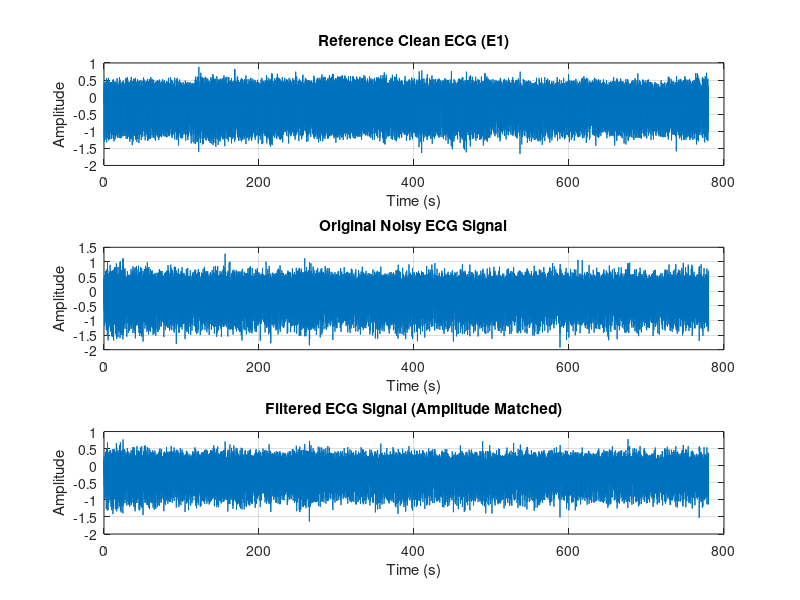
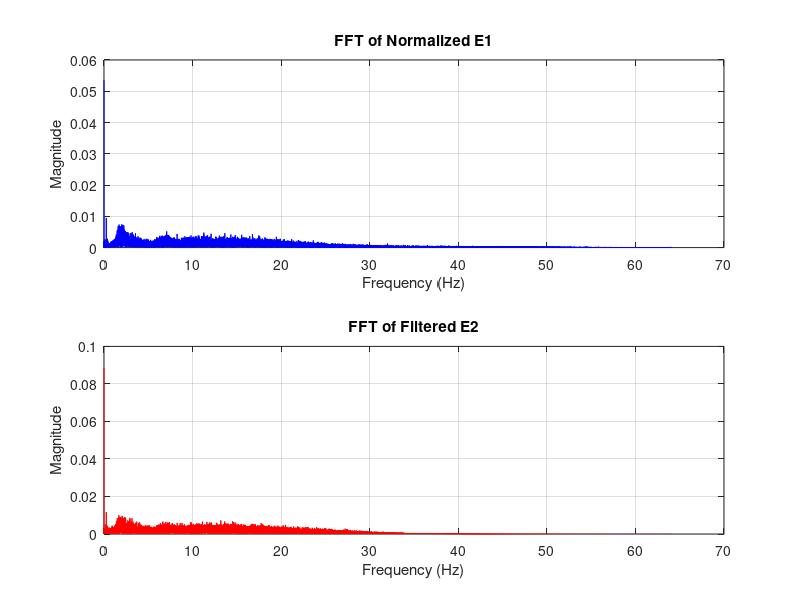

Write MATLAB code to recreate these figures, in order. (Note: this script raises an error after producing the figures.)
% Load ECG signal
load('E2.mat');  % Load your noisy ECG file
load('E1.mat');
Fs = 128;

% Calculate how many complete minutes of data we want
samples_per_minute = 60 * Fs;
total_complete_minutes = floor(length(E2)/(samples_per_minute));
samples_to_keep = total_complete_minutes * samples_per_minute;

% Trim the signal to exact multiple of minutes
E2_trimmed = E2(1:samples_to_keep);

% Create time vector for trimmed signal
t = (0:length(E2_trimmed)-1)/Fs;

% Apply noise filtering with adjusted parameters
[b, a] = butter(3, 30/(Fs/2), 'low');  % Slightly reduced cutoff frequency
ecg_filtered = filtfilt(b, a, E2_trimmed);

% Normalize filtered signal to match E1's amplitude range
E1_trimmed = E1(1:samples_to_keep);  % Trim E1 to same length
E1_range = max(E1_trimmed) - min(E1_trimmed);
filtered_range = max(ecg_filtered) - min(ecg_filtered);
scaling_factor = E1_range / filtered_range;

% Scale the filtered signal with slightly adjusted scaling
scaling_factor = scaling_factor * 0.95;  % Reduce scaling slightly
ecg_filtered = ecg_filtered * scaling_factor;

% Adjust DC offset to match E1's mean
ecg_filtered = ecg_filtered - mean(ecg_filtered) + mean(E1_trimmed);

% Plot comparison of signals
figure;
subplot(3,1,1);
plot(t, E1_trimmed);
title('Reference Clean ECG (E1)');
xlabel('Time (s)');
ylabel('Amplitude');
grid on;

subplot(3,1,2);
plot(t, E2_trimmed);
title('Original Noisy ECG Signal');
xlabel('Time (s)');
ylabel('Amplitude');
grid on;

subplot(3,1,3);
plot(t, ecg_filtered);
title('Filtered ECG Signal (Amplitude Matched)');
xlabel('Time (s)');
ylabel('Amplitude');
grid on;

% Normalize E1 and E2 signals
E1_normalized = E1 / max(abs(E1)); % Normalize E1 to range [-1, 1]
E2_normalized = E2 / max(abs(E2)); % Normalize E2 to range [-1, 1]

% Compute FFT of normalized E1
L1 = length(E1_normalized);
E1_fft = fft(E1_normalized);
P2_E1 = abs(E1_fft / L1); 
P1_E1 = P2_E1(1:L1/2+1);
P1_E1(2:end-1) = 2 * P1_E1(2:end-1);
f1 = Fs * (0:(L1/2)) / L1;

% Compute FFT of filtered E2
L2 = length(ecg_filtered);
E2_fft = fft(ecg_filtered);
P2_E2 = abs(E2_fft / L2);
P1_E2 = P2_E2(1:L2/2+1);
P1_E2(2:end-1) = 2 * P1_E2(2:end-1);
f2 = Fs * (0:(L2/2)) / L2;

% Plot FFTs
figure;
subplot(2,1,1);
plot(f1, P1_E1, 'b');
title('FFT of Normalized E1');
xlabel('Frequency (Hz)');
ylabel('Magnitude');
grid on;

subplot(2,1,2);
plot(f2, P1_E2, 'r');
title('FFT of Filtered E2');
xlabel('Frequency (Hz)');
ylabel('Magnitude');
grid on;

% Adjust figure layout
set(gcf, 'Position', [100, 100, 800, 600]);

% Improved R-peak detection on filtered signal
window_duration = 5; % 5 seconds for calculating local statistics
window_samples = window_duration * Fs;
signal_length = length(ecg_filtered);
threshold = zeros(size(ecg_filtered));

% Calculate adaptive threshold
for i = 1:window_samples:signal_length
    window_end = min(i + window_samples - 1, signal_length);
    window_data = ecg_filtered(i:window_end);
    threshold(i:window_end) = mean(window_data) + 1.5*std(window_data);
end

% Find R-peaks using the adaptive threshold
[pks, R_locs] = findpeaks(ecg_filtered, ...
    'MinPeakHeight', mean(threshold), ...
    'MinPeakDistance', 0.25*Fs);  % Minimum 0.25 seconds between peaks

% Calculate BPM values for each minute
total_minutes = total_complete_minutes;
bpmVals = zeros(1, total_minutes);

% Create new figure for R-peak detection and heart rate
figure;
subplot(2,1,1);
plot(t, ecg_filtered);
hold on;
plot(t(R_locs), ecg_filtered(R_locs), 'ro', 'MarkerSize', 8);
title(sprintf('Filtered ECG Signal with Detected R-peaks (Total: %d)', length(R_locs)));
xlabel('Time (s)');
ylabel('Amplitude');
grid on;

for minute = 1:total_minutes
    % Time window for current minute
    start_sample = (minute-1) * 60 * Fs + 1;
    end_sample = minute * 60 * Fs;
    
    % Find R-peaks within this minute
    minute_peaks = R_locs((R_locs >= start_sample) & (R_locs <= end_sample));
    
    % Calculate BPM for this minute
    if length(minute_peaks) > 1
        RR_intervals = diff(minute_peaks) / Fs;  % Convert to seconds
        avg_RR = mean(RR_intervals);
        bpmVals(minute) = 60 / avg_RR;
        
        % Print number of R-peaks detected in this minute
        fprintf('Minute %d: %d R-peaks detected, BPM = %.1f\n', ...
            minute, length(minute_peaks), bpmVals(minute));
    else
        if minute > 1
            bpmVals(minute) = bpmVals(minute-1);
            fprintf('Warning: Less than 2 R-peaks detected in minute %d, using previous value\n', minute);
        else
            bpmVals(minute) = 0;
            fprintf('Warning: Less than 2 R-peaks detected in minute %d\n', minute);
        end
    end
end

% Calculate average BPM
avgBPM = mean(bpmVals);

% Plot heart rate
subplot(2,1,2);
time_mins = 1:total_minutes;
plot(time_mins, bpmVals, 'b-o', 'LineWidth', 2);
hold on;
plot([1 total_minutes], [avgBPM avgBPM], 'r--', 'LineWidth', 1.5);
grid on;
xlabel('Time (minutes)');
ylabel('Heart Rate (BPM)');
title('Heart Rate Over Time');
legend('Heart Rate', sprintf('Average: %.1f BPM', avgBPM));

% Adjust figure layout
set(gcf, 'Position', [100 100 800 600]);
subplot(2,1,1); box on;
subplot(2,1,2); box on;

% Print summary statistics
fprintf('\nECG Analysis Summary:\n');
fprintf('Total duration: %d complete minutes\n', total_minutes);
fprintf('Total R-peaks detected: %d\n', length(R_locs));
fprintf('Average R-peaks per minute: %.1f\n', length(R_locs)/total_minutes);
fprintf('Average heart rate: %.1f BPM\n', avgBPM);
fprintf('Min heart rate: %.1f BPM\n', min(bpmVals));
fprintf('Max heart rate: %.1f BPM\n', max(bpmVals));